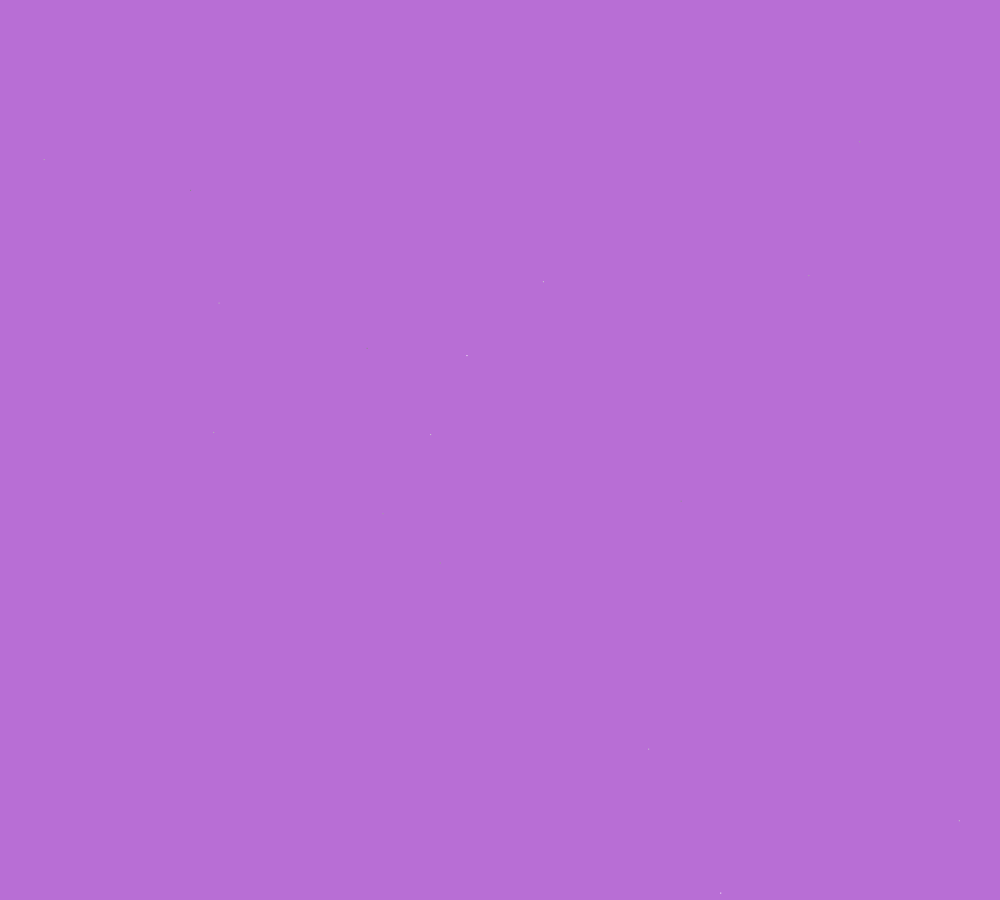
Frame 1 (no input)
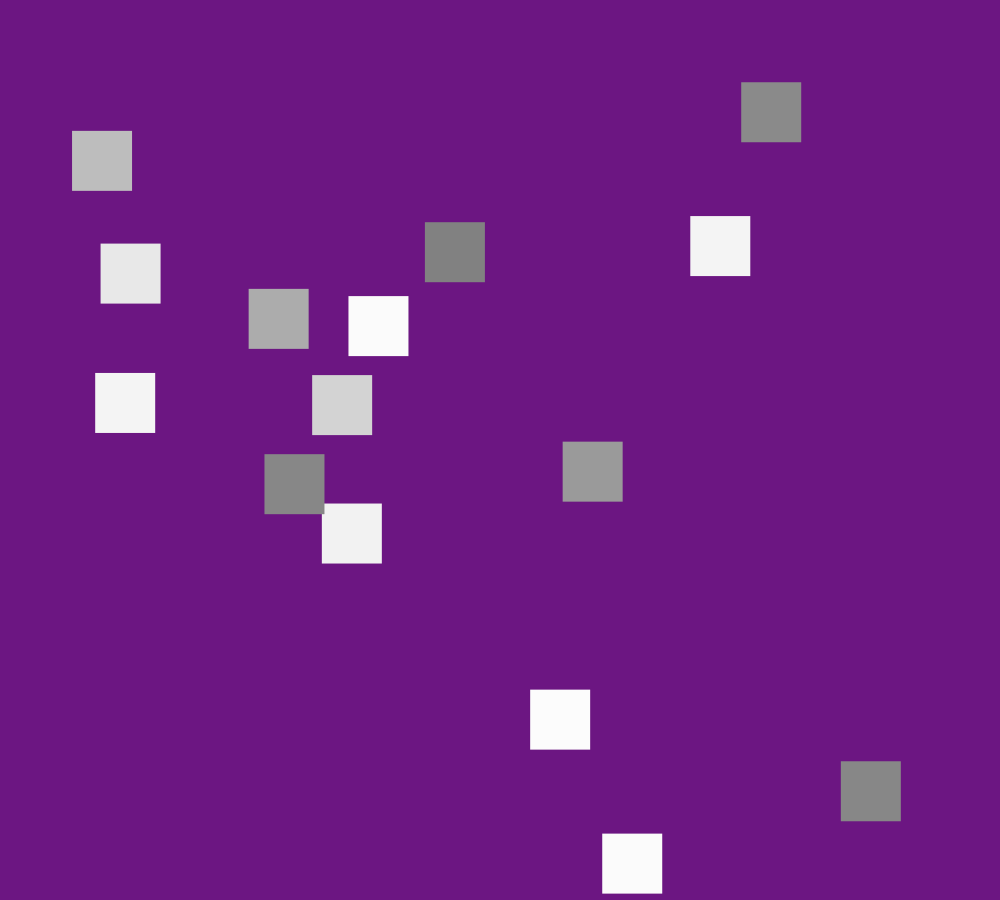
Frame 60 (the mouse pressed at the canvas centre just before this capture)
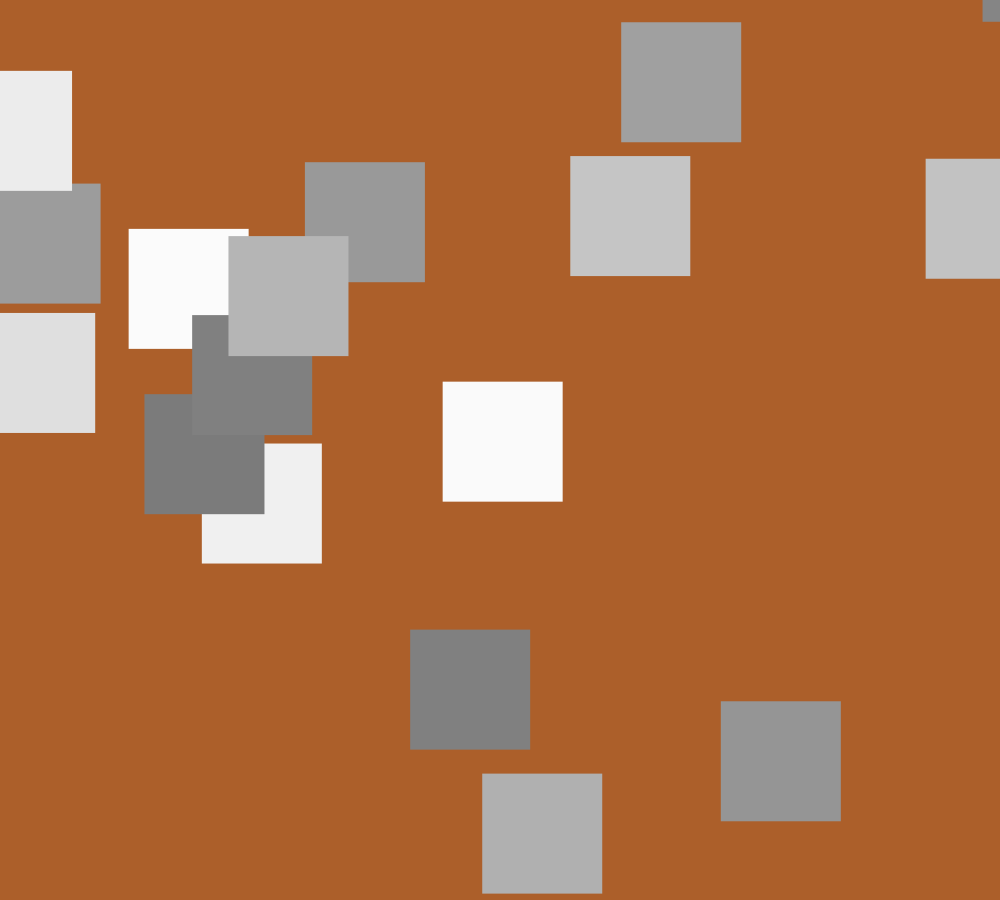
Frame 120 (the mouse held since frame 60 and released just before this capture)

The Processing sketch that drew these frames (run headless with seeded random() and noise(); from frame 60 on, the mouse is pressed at the canvas centre):

// Processing sketch: processing_180988
// ── processing_180988.pde


Yess[] b;

void setup(){

  size(1000,900);
  //CONFIGUREM L'ARRAY
  b = new Yess[150];
  for(int i=0; i<150; i++)
  {
    
    b[i] = new Yess();
    b[i].y = random(-height,height*3);
    b[i].x = random(-width,width*2);
    
 
  }
}

class Yess{

  //creem la classe i asignem el valor dels rectangles amb les respectives variables
  float x, y;
  float a,g,p,o;
 
  void show(){
  
    fill(random(123,255));
    stroke(g,p,o, a--);
    rect(x--,y, a,a);
  }
 }

void draw(){
  //background random amb la funcio show assignada
  background(random(255),random(130),random(255));
  for(int i=0; i<b.length; i++)
  {
    
    b[i].show();
     
 
}
}
